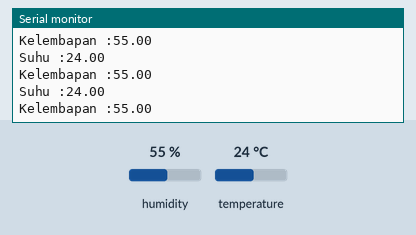
This sketch was run on a simulated Arduino Uno, built with avr-gcc and run on an emulated ATmega328P. On the bench: the last lines printed to the serial monitor. The test bench sets the inputs (shaded band); at power-on: humidity 55 %, temperature 24 °C.

Above: at 2.8 s.
2.9 s: humidity set to 22 %
At 5.5 s:
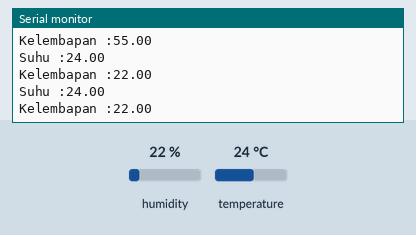
5.6 s: temperature set to 12 °C
At 6.9 s:
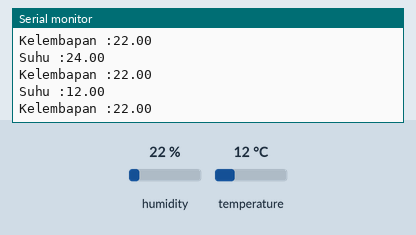
8.3 s: humidity set to 40 %
At 11.0 s:
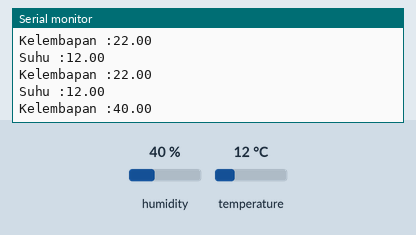
Timing chart, 0 to 12.5 s (numbered marks = the images above; inputs shaded):
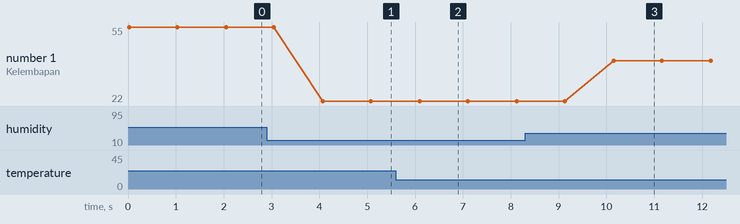

Measured:
- after the input at 2.9 s, the serial monitor: prints a new line after 1.2 s (image 1)
- after the input at 5.6 s, the serial monitor: prints a new line after 0.50 s (image 2)
- after the input at 8.3 s, the serial monitor: prints a new line after 1.9 s (image 3)
- plotted number 1: 55 → 22 after the input at 2.9 s, 22 → 40 after the input at 8.3 s

The sketch:

sketch_sep20a.ino
```cpp
#include<DHT.h>

#define pindht 5
#define dhttype DHT11

DHT dht (pindht,DHT11);

void setup() {
  dht.begin();
  Serial.begin(115200);
}

void loop() {
  float suhu = dht.readTemperature();
  float kelembapan = dht.readHumidity();

  if(isnan(suhu)||isnan(kelembapan)){ //is not number
    Serial.println("Failed to read");

    return;

    }

     Serial.print("Suhu :");
     Serial.println(suhu);
     Serial.print("Kelembapan :");
     Serial.println(kelembapan);

     delay(1000);

}
```
